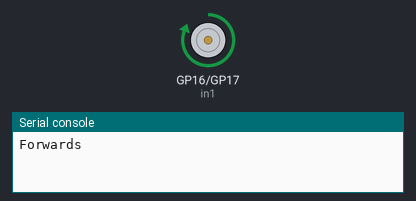
Simulated run of this program. Board: Raspberry Pi Pico running MicroPython. Shown: motor-driver pin pairs drawn as motors (green arrow = first pin HIGH = forward, orange = second pin HIGH = backward, longer = more drive), the last lines printed to the serial console. At 5.0 s the program stops and its outputs stay as they are.

Above: at 0.1 s.
At 3.1 s:
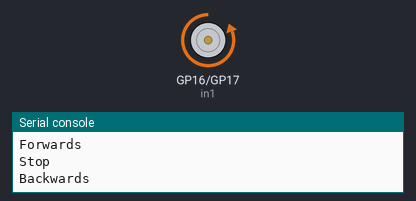
At 5.1 s:
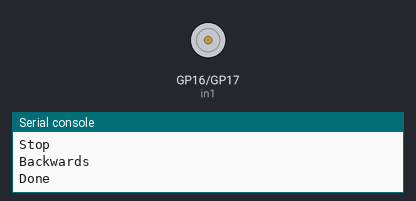
Timing chart, 0 to 6.5 s (numbered marks = the images above):
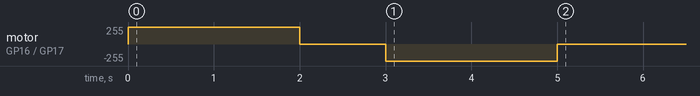

Measured:
- by itself, motor on GP16 (in1) / GP17 (in2): stopped → forward 255/255 at 0.00 s, → stopped 2.0 s later, → backward 255/255 1.0 s later, → stopped 2.0 s later

The program:

motor_test.py
```python
# Spin one motor forwards, then backwards, through a DRV8833 driver
import time
from machine import Pin

IN1_PIN = 16   # DRV8833 AIN1
IN2_PIN = 17   # DRV8833 AIN2

in1 = Pin(IN1_PIN, Pin.OUT, value=0)
in2 = Pin(IN2_PIN, Pin.OUT, value=0)

print("Forwards")
in1.on()       # IN1 high, IN2 low: current flows one way
in2.off()
time.sleep(2)

print("Stop")
in1.off()      # both low: the motor coasts to a stop
in2.off()
time.sleep(1)

print("Backwards")
in1.off()      # IN1 low, IN2 high: current flows the other way
in2.on()
time.sleep(2)

in2.off()
print("Done")
```
